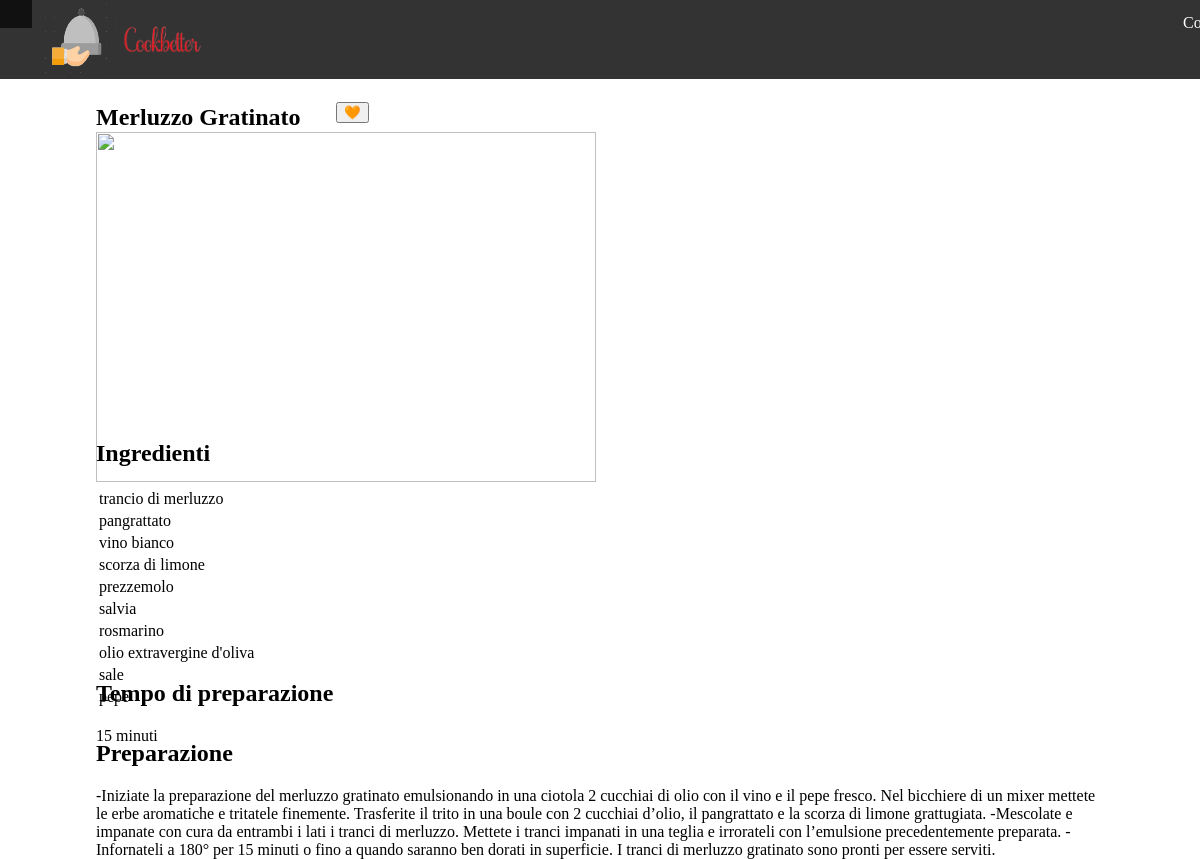
The page /php/ricetta.php?ricetta=Merluzzo Gratinato on the database its author committed.
### tables this page shows
CREATE TABLE `ingredienti` (
  `ID` int(11) NOT NULL,
  `nome` varchar(50) NOT NULL
);

### php/ricetta.php (the view, shortened to what this page needs)
<!DOCTYPE html>
<html lang="en">
<head>
</head>
<body>
    <ul>
        <li><a class="active" ></a> </li>
        <li><img src="../immagini/logo.png" id ="logo"></li>
        <li><img src="../immagini/scritta.png" id = "cb"> </li>
        <li><a href="mailto:cookbetter@gmail.com" id = "contact">Contact us</a></li>
      </ul>
  <?php
    $servername = "localhost";
    $dbUsername = "cookbetter";
    $dbPassword = "gpF3XgTRN99m";
    $dbname = "my_cookbetter";
    $conn = mysqli_connect($servername, $dbUsername, $dbPassword, $dbname);
$nome=$_GET["ricetta"];
echo("<div id='titolo'><h2>".$nome."</h2></div>");
echo("<button id='bottone' onclick='window.location.href=\"../php/preferito.php\"'>🧡</button>");
$sql="SELECT ricetta.immagine
      FROM ricetta
      WHERE ricetta.nome='".$nome."'";
      $result = mysqli_query($conn, $sql);
      if(mysqli_num_rows($result) > 0){
        $resultt=mysqli_fetch_assoc($result);
        echo("<div id='immagine'><img src=".$resultt["immagine"]." width='500' height='350'></div>");
    }
$sql="SELECT ingredienti.nome
FROM ingredienti INNER JOIN (ricetta INNER JOIN prepara ON ricetta.ID = prepara.IdRicetta) ON ingredienti.ID = prepara.IdIngrediente
WHERE ricetta.nome='".$nome."'";
$result = mysqli_query($conn, $sql);
    if(mysqli_num_rows($result) > 0){
      echo("<div id='ingredienti'><h2>Ingredienti</h2>");
      echo("<table>");
      while($resultt=mysqli_fetch_assoc($result)){
        echo("<tr>
                <td>".$resultt["nome"]."</td>
              </tr>"
            );
      }
      echo("</table></div>");
  }
$sql="SELECT ricetta.tempoprep
      FROM ricetta
      WHERE ricetta.nome='".$nome."'";
      $result = mysqli_query($conn, $sql);
      if(mysqli_num_rows($result) > 0){
        $resultt=mysqli_fetch_assoc($result);
        echo("<div id='tempoprep'><h2>Tempo di preparazione</h2>".$resultt["tempoprep"]." minuti</div>");
    }
$sql="SELECT ricetta.procedimento
      FROM ricetta
      WHERE ricetta.nome='".$nome."'";
      $result = mysqli_query($conn, $sql);
      if(mysqli_num_rows($result) > 0){
        $resultt=mysqli_fetch_assoc($result);
        echo("<div id='procedimento'><h2>Preparazione</h2>".$resultt["procedimento"]."</div>");
    }
  ?>
</body>
</html>

### php/ricetta.php (style rules this page uses)
body { margin:0; }
ul { margin-bottom: 0%; position: fixed; z-index: +100; list-style-type: none; width: 100%; margin: 0; padding: 0; overflow: hidden; background-color: #333; }
li { float: left; margin-bottom: 0%; }
li a { display: block; color: white; text-align: center; padding: 14px 16px; text-decoration: none; }
#cb { width: 90px; height: 60px; margin-top:15px ; }
#logo { width: 85px; height:75px; }
#contact { position:absolute; margin-left: 80%; text-align: center; }
#titolo { position:absolute; margin-left: 8%; margin-top: 7%; }
#bottone { position:absolute; margin-left: 28%; margin-top: 8.5%; }
#immagine { position:absolute; margin-left: 8%; margin-top: 11%; }
#ingredienti { position:absolute; margin-left: 8%; margin-top: 35%; }
#tempoprep { position:absolute; margin-left: 8%; margin-top: 55%; }
#procedimento { position:absolute; margin-left: 8%; margin-top: 60%; margin-right: 8%; }

### rows shown on the page
ingredienti: nome "trancio di merluzzo"
ingredienti: nome "pangrattato"
ingredienti: nome "vino bianco"
ingredienti: nome "scorza di limone"
ingredienti: nome "prezzemolo"
ingredienti: nome "salvia"
ingredienti: nome "rosmarino"
ingredienti: nome "olio extravergine d'oliva"
ingredienti: nome "sale"
ingredienti: nome "pepe"

### other values the page prints
$nome "Merluzzo Gratinato"
$resultt["tempoprep"] "15"
